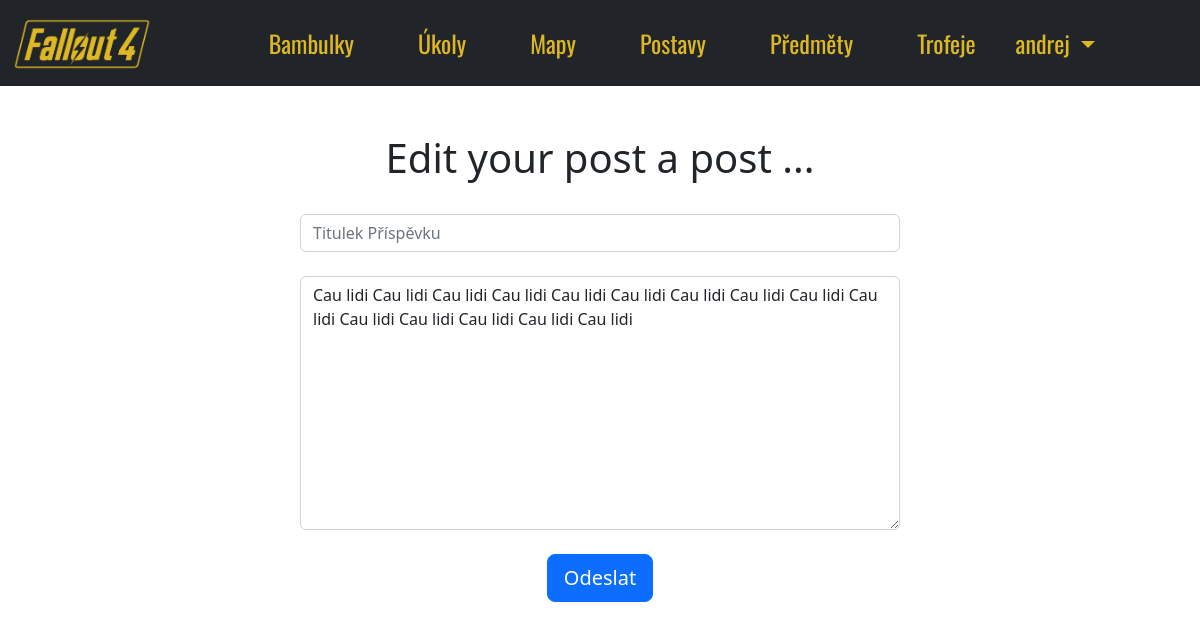
Before: /edit_post/1 (signed in) with the older database file.
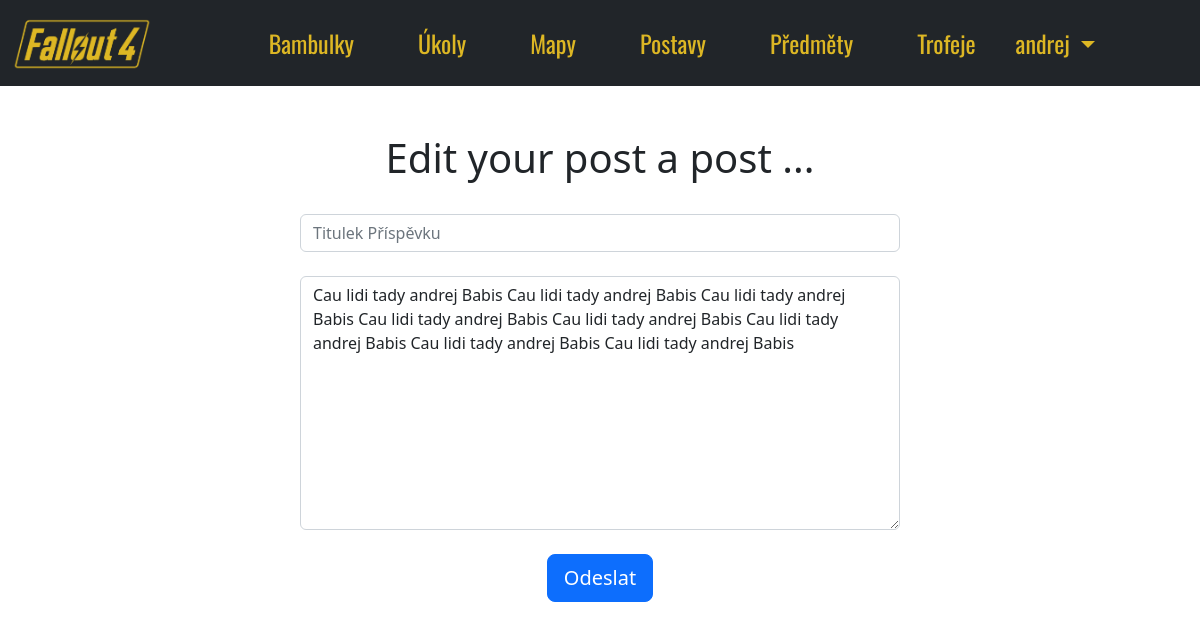
After: the same page with the newer database file.
### website/models.py (models this page shows)
class Post(db.Model):
    id = db.Column(db.Integer, primary_key=True)
    text = db.Column(db.Text, nullable=False)
    title = db.Column(db.String(150), nullable=False)
    date_created = db.Column(db.DateTime(timezone=True), default=func.now())
    author = db.Column(db.Integer, db.ForeignKey('user.id', ondelete="CASCADE"), nullable=False)
    comments = db.relationship('Comment', backref='post', passive_deletes=True)
    likes = db.relationship('Like', backref='post', passive_deletes=True)

### website/views.py (the view, shortened to what this page needs)
@views.route("/edit_post/<int:id>", methods=['GET', 'POST'])
@login_required
def edit_post(id):
    post = Post.query.filter_by(id=id).first()
    return render_template('edit_post.html', user=current_user, id=post.id, post=post )

### website/__init__.py (called while the page is built)
def create_app():
    app = Flask(__name__)
    app.config['SECRET_KEY']= 'key'
    app.config['SQLALCHEMY_DATABASE_URI'] = f'sqlite:///{DB_NAME}'
    db.init_app(app)
    from .views import views
    from .auth import auth
    app.register_blueprint(views, url_prefix=('/'))
    app.register_blueprint(auth, url_prefix=('/'))
    from .models import User, Post, Comment, Like
    create_database(app)
    login_manager = LoginManager()
    login_manager.login_view = 'auth.login'
    login_manager.init_app(app)
    @login_manager.user_loader
    def load_user(id):
        return User.query.get(int(id))
    return app

### website/templates/edit_post.html (shortened to what this page needs)
{% extends 'base.html' %}
{% block content %}
<br> <br>
<center>
<h1>Edit your post a post ...</h1>
<form method="POST">
    <div class="mb-3 align-center">
      <input type="text" class="form-control w-50" id="title" name="title" aria-describedby="emailHelp" placeholder="Titulek Příspěvku">
      <br>
<textarea name="text" id="text" cols="10" rows="10" class="form-control w-50">{{post.text}}</textarea>
<br>
<button type="submit" class="btn btn-lg btn-primary">Odeslat</button>
</div>
  </form>
</center>
{% endblock %}

Changed rows visible on the page:
changed Post: text "Cau lidi Cau lidi Cau lidi Cau lidi Cau lidi Cau lidi Cau lidi Cau lidi Cau lidi Cau lidi Cau lidi Cau lidi Cau lidi Cau lidi Cau lidi" → "Cau lidi tady andrej Babis Cau lidi tady andrej Babis Cau lidi tady andrej Babis Cau lidi tady andrej Babis Cau lidi tady andrej Babis Cau lidi tady andrej Babis Cau lidi tady andrej Babis Cau lidi tady andrej Babis"
